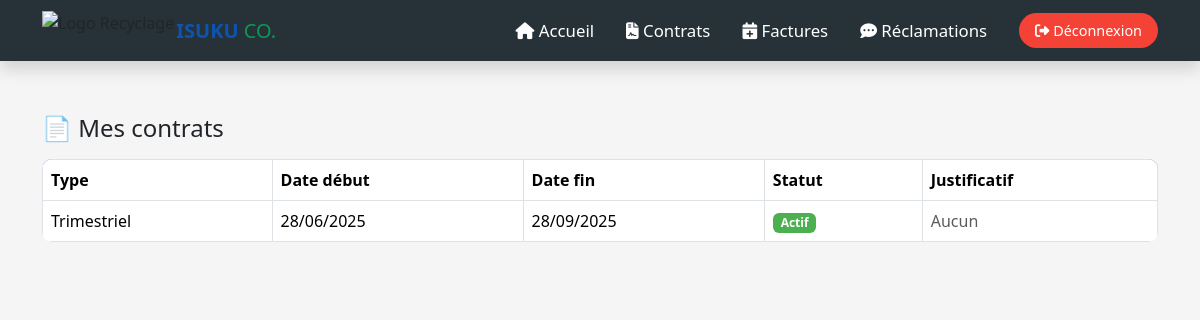
The page /client/contrat_client.php (signed in) on the database its author committed.
### tables this page shows
CREATE TABLE `contrat` (
  `id_contrat` int(11) NOT NULL,
  `id_utilisateur` varchar(100) NOT NULL,
  `id_zone` int(11) NOT NULL,
  `type_contrat` enum('mensuel','trimestriel','annuel') NOT NULL,
  `statut` enum('attente','actif','expiré') DEFAULT 'attente',
  `justificatif` varchar(255) DEFAULT NULL,
  `date_creation` datetime DEFAULT current_timestamp(),
  `date_debut` date NOT NULL,
  `date_fin` date NOT NULL
);

### client/contrat_client.php (the view, shortened to what this page needs)
<?php
$bdd = new PDO('mysql:host=localhost;dbname=isukuco;charset=utf8mb4', 'root', '', [
    PDO::ATTR_ERRMODE => PDO::ERRMODE_EXCEPTION
]);
$id_client = $_SESSION['id_utilisateur'];
$contrats = $bdd->prepare("SELECT * FROM contrat WHERE id_utilisateur = ? ORDER BY date_debut DESC");
$contrats->execute([$id_client]);
?>
<!DOCTYPE html>
<html lang="fr">
<head>
  <link href="https://cdn.jsdelivr.net/npm/bootstrap@5.3.3/dist/css/bootstrap.min.css" rel="stylesheet">
  <link href="https://cdnjs.cloudflare.com/ajax/libs/font-awesome/6.5.0/css/all.min.css" rel="stylesheet">
</head>
<body>
<nav class="navbar navbar-expand-lg fixed-top shadow">
  <div class="container">
    <img src="./images/logo1.png" alt="Logo Recyclage" style="height: 40px; margin-right: 2px;">
    <h5 class="mb-0">
      <strong style="font-weight: 700; font-size: 20px; color: #0d53b1;">ISUKU</strong>
      <span style="font-weight: 400; font-size: 20px; color: #0d9855;">CO.</span>
    </h5>
    <div class="collapse navbar-collapse" id="menuPrincipal">
      <ul class="navbar-nav ms-auto align-items-center">
        <li class="nav-item mx-2"><a class="nav-link" href="dashboard_client.php"><i class="fas fa-home"></i> Accueil</a></li>
        <li class="nav-item mx-2"><a class="nav-link active" href="contrat_client.php"><i class="fas fa-file-contract"></i> Contrats</a></li>
        <li class="nav-item mx-2"><a class="nav-link" href="mes_factures.php"><i class="fas fa-calendar-plus"></i> Factures</a></li>
        <li class="nav-item mx-2"><a class="nav-link" href="mes_reclamations.php"><i class="fas fa-comment-dots"></i> Réclamations</a></li>
        <li class="nav-item ms-3"><a class="btn btn-deconnexion" href="logout.php"><i class="fas fa-sign-out-alt"></i> Déconnexion</a></li>
      </ul>
    </div>
  </div>
</nav>
<div class="container mt-4">
  <h4 class="mb-3">📄 Mes contrats</h4>
  <?php if ($contrats->rowCount() > 0): ?>
    <div class="table-responsive">
      <table class="table table-bordered align-middle">
        <thead>
          <tr>
            <th>Type</th>
            <th>Date début</th>
            <th>Date fin</th>
            <th>Statut</th>
            <th>Justificatif</th>
          </tr>
        </thead>
        <tbody>
          <?php foreach ($contrats as $c): ?>
            <tr>
              <td><?= ucfirst($c['type_contrat']) ?></td>
              <td><?= date('d/m/Y', strtotime($c['date_debut'])) ?></td>
              <td><?= date('d/m/Y', strtotime($c['date_fin'])) ?></td>
              <td>
                <span class="badge
                  <?= $c['statut'] === 'en attente' ? 'attente' :
                     ($c['statut'] === 'actif' ? 'actif' :
                     ($c['statut'] === 'terminé' ? 'terminé' : 'expiré')) ?>">
                  <?= ucfirst($c['statut']) ?>
                </span>
              </td>
              <td>
                <?php if (!empty($c['justificatif']) && file_exists('./uploads/' . $c['justificatif'])): ?>
                  <a href="<?= './uploads/' . $c['justificatif'] ?>" target="_blank" class="btn btn-sm btn-outline-secondary">
                    📥 Télécharger
                  </a>
                <?php else: ?>
                  <span class="text-muted">Aucun</span>
                <?php endif; ?>
              </td>
            </tr>
          <?php endforeach; ?>
        </tbody>
      </table>
    </div>
  <?php else: ?>
    <div class="alert alert-warning text-center">
      Aucun contrat enregistré pour l’instant.
    </div>
  <?php endif; ?>
</div>
</body>
</html>

### client/contrat_client.php (style rules this page uses)
body { padding-top: 90px; background-color: #f5f5f5; font-family: 'Segoe UI', sans-serif; }
.navbar { background-color: #263238; }
.nav-link { color: #ffffff !important; font-weight: 500; font-size: 1.05rem; padding: 10px 15px; transition: background-color 0.3s, color 0.3s; border-radius: 6px; }
.btn-deconnexion { background-color: #f44336; color: white !important; border-radius: 20px; padding: 6px 15px; font-size: 0.9rem; }
.badge.actif { background-color: #4caf50; }
table { background-color: white; border-radius: 10px; overflow: hidden; }
.table thead { background-color: #0d53b1; color: white; }

### rows shown on the page
contrat: type_contrat "Trimestriel", date_debut "28/06/2025", date_fin "28/09/2025", statut "Actif", shows "Aucun"
